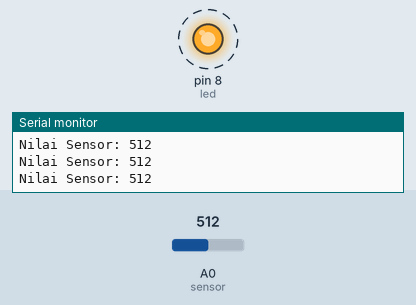
Bench run of a sketch on a simulated Arduino Uno, built with avr-gcc and run on an emulated ATmega328P. On the bench: output pins drawn as LEDs (lit = HIGH), the last lines printed to the serial monitor. Dashed ring = blinking. Inputs (shaded band) come from the test bench; at power-on: A0 (sensor) = 512.

Above: at 1.25 s.
1.3 s: A0 (sensor) set to 60
4.3 s: A0 (sensor) set to 48
At 5.5 s:
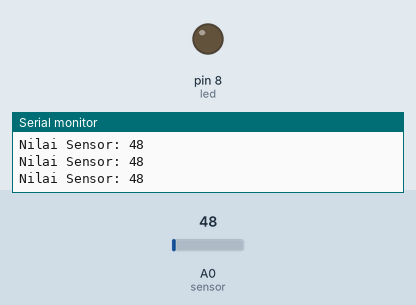
7.3 s: A0 (sensor) set to 65
At 7.58 s:
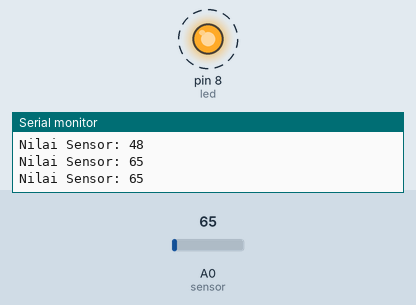
Timing chart, 0 to 16.3 s (numbered marks = the images above; inputs shaded):
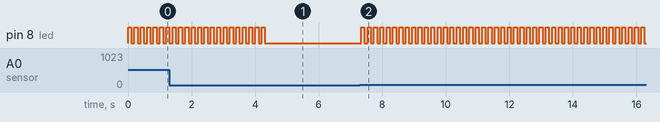

The sketch:

led_automation.ino
```cpp
/**
 * LED AUTOMATION
 *
 * led ini akan hidup dan berkedip bila
 */
int led = 8;
int sensor = A0;

void setup() {
  // put your setup code here, to run once:
  pinMode(led, OUTPUT);
  Serial.begin(9600);
}

void loop() {
  // put your main code here, to run repeatedly:
  int res = analogRead(sensor);
  Serial.print("Nilai Sensor: ");
  Serial.println(res);

  if (res >= 55) {
    blink(100);
  } else {
    digitalWrite(led, LOW);
  }
}

void blink(int t) {
  digitalWrite(led, HIGH);
  delay(t);

  digitalWrite(led, LOW);
  delay(t);
}
```

Measured:
- the behaviour switches between 55 and 54 on A0 (sensor) (found by bisection; images 0 and 1)
- after the input at 4.3 s, pin 8 (led): goes on until 4.3 s, then stays LOW
- after the input at 7.3 s, pin 8 (led): alternates HIGH for 0.10 s and LOW for 0.10 s, starting at once
- by itself, pin 8 (led): alternates HIGH for 0.10 s and LOW for 0.10 s
